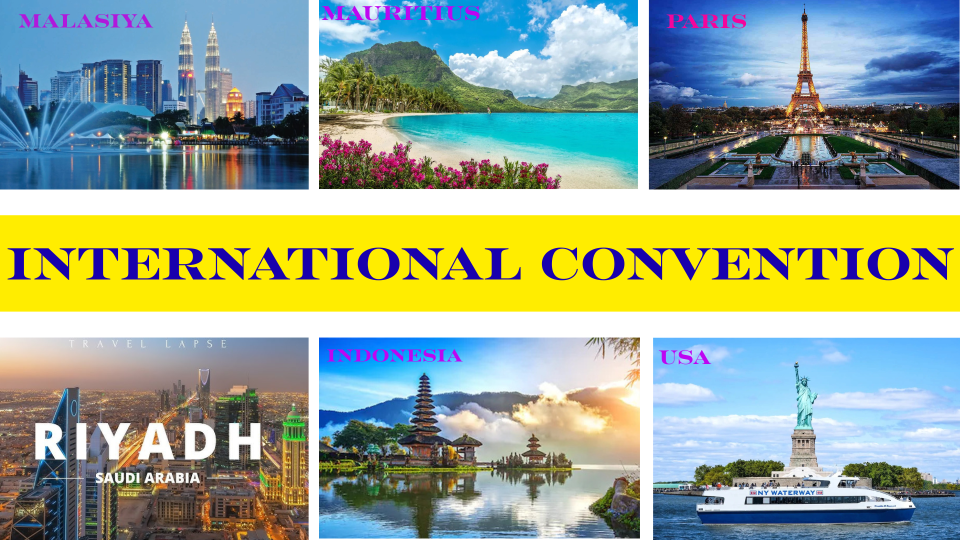
#> input picture src/pages/site/assets/23.png, 1920 x 1080 px, found by its file name (shown at 1/2 size); its folder holds 4 pictures in this run
$ python optimize_assets.py
#> lines starting #> are read from the running program, lines starting #| are printed output that depends on the picture
# -*- coding: utf-8 -*-
"""
Prepare the reference's images for the web.

    python scripts/optimize_assets.py

src/pages/site/assets -> public/site-assets

The source ships 18.6 MB of images: nine photographic 1920x1080 collages saved
as PNG, which is the wrong container for photographs — one of them is 3.3 MB on
its own. At that weight the Explore section alone would outweigh every other
asset on the site combined.

They go to public/ rather than through the bundler because the paths live in
generated JSON, which Vite cannot rewrite into module imports.
"""
import os
import sys

from PIL import Image

SRC = 'src/pages/site/assets'
OUT = 'public/site-assets'
MAX_WIDTH = 1400
QUALITY = 82


def main():
    if not os.path.isdir(SRC):
        sys.exit('missing %s' % SRC)
    os.makedirs(OUT, exist_ok=True)

    before = after = 0
    rows = []
    for name in sorted(os.listdir(SRC)):
        src = os.path.join(SRC, name)
        if not os.path.isfile(src):
            continue
        stem, _ = os.path.splitext(name)
        dst = os.path.join(OUT, stem + '.jpg')

        im = Image.open(src)
#> im is the input picture: PIL image 1920x1080 RGB; mean R, G, B 151.9, 166, 144.1
        if im.mode not in ('RGB', 'L'):
            im = im.convert('RGB')
        if im.width > MAX_WIDTH:
            h = round(im.height * MAX_WIDTH / im.width)
#> h = 788
            im = im.resize((MAX_WIDTH, h), Image.LANCZOS)
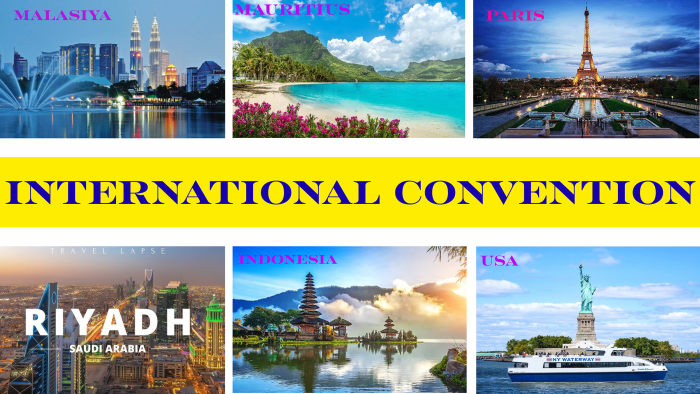
#> im: PIL image 1400x788 RGB (shown at 1/2 size); mean R, G, B 151.8, 166, 144.1
        im.save(dst, 'JPEG', quality=QUALITY, optimize=True, progressive=True)

        # Several of the ddl-* photos are already well-compressed JPEGs at a
        # sensible size; re-encoding them at q82 makes them bigger. Keep the
        # original whenever our version is not actually an improvement.
        if os.path.getsize(dst) >= os.path.getsize(src) and src.lower().endswith(
                ('.jpg', '.jpeg')):
            with open(src, 'rb') as fh_in, open(dst, 'wb') as fh_out:
                fh_out.write(fh_in.read())

        a, b = os.path.getsize(src), os.path.getsize(dst)
        before += a
        after += b
        rows.append((name, stem + '.jpg', a, b, im.size))
#> pass 2 of the loop in main, `for name in sorted(os.listdir(SRC)):`:
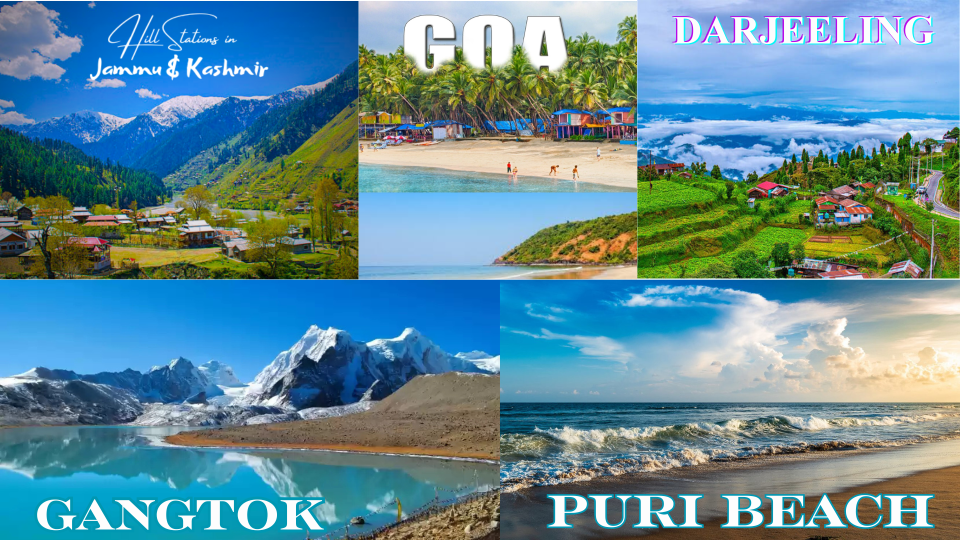
#> input picture src/pages/site/assets/24.png, 1920 x 1080 px, found by its file name (shown at 1/2 size)
#> in main, im is the input picture: PIL image 1920x1080 RGB; mean R, G, B 98.4, 139.1, 151
#> in main, `im = im.resize((MAX_WIDTH, h), Image.LANCZOS)`:
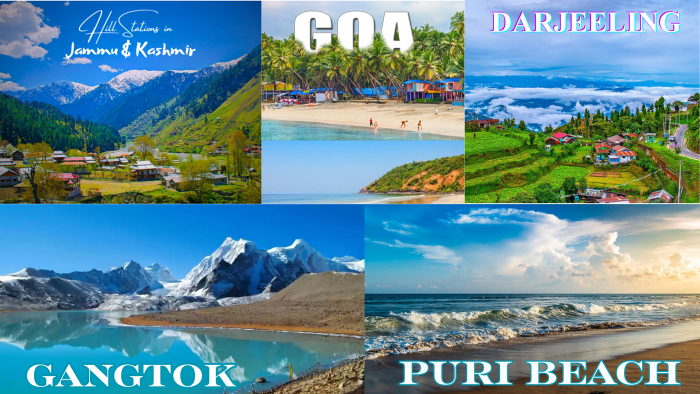
#> im: PIL image 1400x788 RGB (shown at 1/2 size); mean R, G, B 98.4, 139, 151

    for name, out_name, a, b, size in rows:
        print('  %-30s -> %-26s %6.2f MB -> %5.0f KB  %dx%d'
              % (name, out_name, a / 1048576, b / 1024, size[0], size[1]))
    print('\n  %.1f MB -> %.1f MB  (%.0f%% smaller)'
          % (before / 1048576, after / 1048576, (1 - after / before) * 100))


if __name__ == '__main__':
    main()
